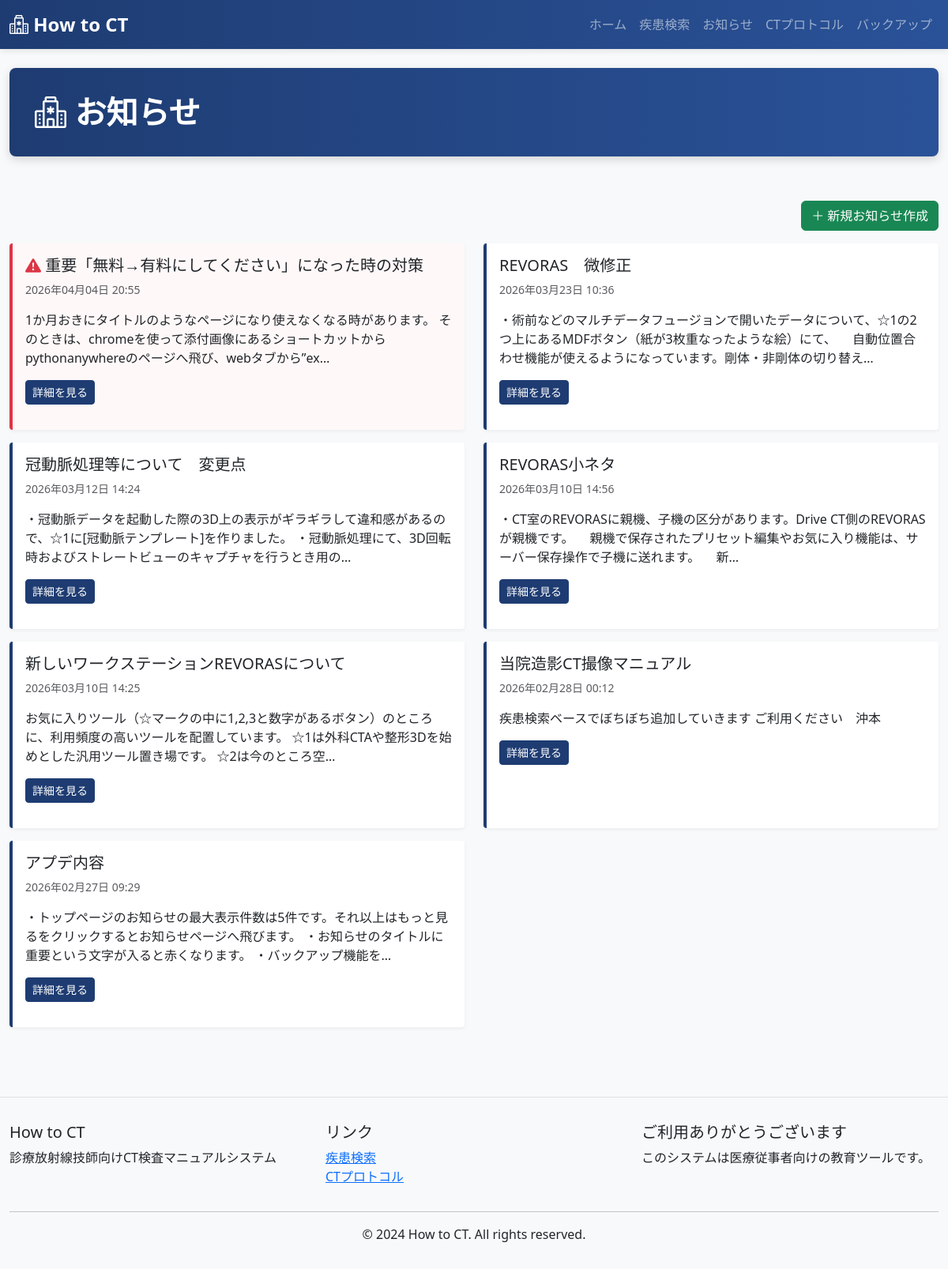
Screenshot of /form/ with the database file from the repository.
### ct_app/models.py (models this page shows, shortened)
class Form(models.Model):
    title = models.CharField(max_length=255)
    main = models.TextField()
    created_at = models.DateTimeField(auto_now_add=True)
    updated_at = models.DateTimeField(auto_now=True)
    post_img = models.ImageField(upload_to='post_images/', null=True, blank=True)
    class Meta:
        ordering = ['-created_at']

### ct_app/views.py (the view)
# urls.py: path('form/', views.FormListView.as_view(), name='form_list'),
class FormListView(View):
    def get(self, request):
        forms = Form.objects.all()
        context = {
            'page_title': 'お知らせ',
            'forms': forms,
        }
        return render(request, 'ct_app/form_list.html', context)

### ct_app/templates/ct_app/form_list.html (shortened to what this page needs)
{% extends 'ct_app/base.html' %}
{% block content %}
<div class="row mb-3">
    <div class="col-12 text-end">
        <a href="{% url 'form_create' %}" class="btn btn-success">
            <i class="bi bi-plus-lg"></i> 新規お知らせ作成
        </a>
    </div>
</div>
<div class="row">
    {% if forms %}
        {% for form in forms %}
        <div class="col-md-6 mb-3"> <div class="notice-item h-100 {% if '重要' in form.title %}is-important{% endif %}">
                <h5>
                    {% if '重要' in form.title %}
                        <span class="text-danger"><i class="bi bi-exclamation-triangle-fill"></i></span>
                    {% endif %}
                    {{ form.title }}
                </h5>
                <p class="text-muted small">{{ form.created_at|date:'Y年m月d日 H:i' }}</p>
                <p>{{ form.main|truncatechars:100 }}</p>
                <a href="{% url 'form_detail' form.pk %}" class="btn btn-sm btn-primary">
                    詳細を見る
                </a>
            </div>
        </div>
        {% endfor %}
    {% else %}
    <div class="col-12">
        <div class="alert alert-info">
            お知らせがありません。
        </div>
    </div>
    {% endif %}
</div>
{% endblock %}

### ct_app/templates/ct_app/base.html (style rules this page uses)
:root { --primary-color: #1e3c72; --secondary-color: #2a5298; }
body { background-color: #f8f9fa; font-family: 'Segoe UI', Tahoma, Geneva, Verdana, sans-serif; }
.notice-item { border-left: 4px solid var(--primary-color); padding: 1rem; margin-bottom: 1rem; background-color: white; border-radius: 4px; box-shadow: 0 2px 4px rgba(0,0,0,0.05); transition: transform 0.3s ease, box-shadow 0.3s ease; cursor: pointer; }
.notice-item.is-important { border-left: 4px solid #dc3545 !important; background-color: #fff8f8; }
.btn-primary { background-color: var(--primary-color); border-color: var(--primary-color); }

### rows the page displays
Form: title "重要「無料→有料にしてください」になった時の対策", created_at "2026年04月04日 20:55", main "1か月おきにタイトルのようなページになり使えなくなる時があります。 そのときは、chromeを使って添付画像にあるショートカットからpythonanywhereのページへ飛び、webタブから”ex…"
Form: title "REVORAS 微修正", created_at "2026年03月23日 10:36", main "・術前などのマルチデータフュージョンで開いたデータについて、☆1の2つ上にあるMDFボタン（紙が3枚重なったような絵）にて、 自動位置合わせ機能が使えるようになっています。剛体・非剛体の切り替え…"
Form: title "冠動脈処理等について 変更点", created_at "2026年03月12日 14:24", main "・冠動脈データを起動した際の3D上の表示がギラギラして違和感があるので、☆1に[冠動脈テンプレート]を作りました。 ・冠動脈処理にて、3D回転時およびストレートビューのキャプチャを行うとき用の…"
Form: title "REVORAS小ネタ", created_at "2026年03月10日 14:56", main "・CT室のREVORASに親機、子機の区分があります。Drive CT側のREVORASが親機です。 親機で保存されたプリセット編集やお気に入り機能は、サーバー保存操作で子機に送れます。 新…"
Form: title "新しいワークステーションREVORASについて", created_at "2026年03月10日 14:25", main "お気に入りツール（☆マークの中に1,2,3と数字があるボタン）のところに、利用頻度の高いツールを配置しています。 ☆1は外科CTAや整形3Dを始めとした汎用ツール置き場です。 ☆2は今のところ空…"
Form: title "当院造影CT撮像マニュアル", created_at "2026年02月28日 00:12", main "疾患検索ベースでぼちぼち追加していきます ご利用ください 沖本"
Form: title "アプデ内容", created_at "2026年02月27日 09:29", main "・トップページのお知らせの最大表示件数は5件です。それ以上はもっと見るをクリックするとお知らせページへ飛びます。 ・お知らせのタイトルに重要という文字が入ると赤くなります。 ・バックアップ機能を…"

### other values shown
{{ page_title }} "お知らせ"
